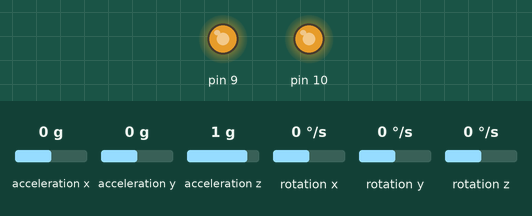
The sketch below on a simulated Arduino Uno, built with avr-gcc and run on an emulated ATmega328P. Parts: output pins drawn as LEDs (lit = HIGH). Inputs (shaded band) come from the test bench; at power-on: acceleration x 0 g, acceleration y 0 g, acceleration z 1 g, rotation x 0 °/s, rotation y 0 °/s, rotation z 0 °/s.

Above: at 0.1 s.
Timing chart, 0 to 1.6 s (numbered marks = the images above):
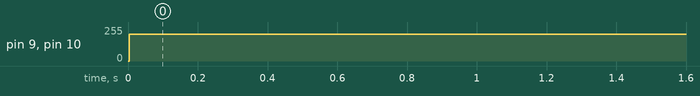

The sketch:

ThrottleStabilizationRef.ino
```cpp
#include <Wire.h>
#include <MPU6050.h>


// Set the minimum and maximum values for the ESCs
#define MIN_THROTTLE 1000
#define MAX_THROTTLE 2000

// Set the target pitch angle for stabilization (in degrees)
#define TARGET_PITCH_ANGLE 5

//// Create an instance of the MPU6050 class for the IMU sensor
MPU6050 mpu;
//
void setup() {
 Serial.begin(115200);
  Wire.begin();
//
//  // Initialize the MPU6050 sensor
mpu.initialize();
//
//  // Set the full scale range for the gyro and accelerometer to +/- 250 degrees/sec and +/- 2g, respectively
//  mpu.setFullScaleGyroRange(MPU6050_GYRO_FS_250);
//  mpu.setFullScaleAccelRange(MPU6050_ACCEL_FS_2);
//
//  // Set the digital low pass filter (DLPF) to reduce noise in the sensor readings
//  mpu.setDLPFMode(MPU6050_DLPF_BW_20);

  // Set the PWM frequency for the motor control pins to 490 Hz
  TCCR1B = TCCR1B & 0b11111000 | 0x01;
  TCCR2B = TCCR2B & 0b11111000 | 0x01;
}

void loop() {
  // Read the accelerometer and gyro data from the MPU6050 sensor
  int16_t ax, ay, az, gx, gy, gz;
  mpu.getAcceleration(&ax, &ay, &az);
  mpu.getRotation(&gx, &gy, &gz);

  // Calculate the pitch angle from the accelerometer data
  float pitch = atan2(-ax, sqrt(ay * ay + az * az)) * 180 / PI;

  // Calculate the error between the target pitch angle and the current pitch angle
  float error = TARGET_PITCH_ANGLE - pitch;

  // Calculate the adjustment to be made to the throttle
  float adjustment = error * 0.1;

  // Calculate the new throttle value for the motors
  int throttle1 = constrain(MIN_THROTTLE + adjustment, MIN_THROTTLE, MAX_THROTTLE);
  int throttle2 = constrain(MIN_THROTTLE - adjustment, MIN_THROTTLE, MAX_THROTTLE);

  // Set the duty cycle of the ESCs to the throttle values for the motors
  analogWrite(9, 200); // Motor 1 (Left)
  analogWrite(10, 200); // Motor 2 (Right)

  delay(100);
}
```

Measured:
- by itself, pin 9, pin 10: 0/255 → 200/255 at 0.00 s
